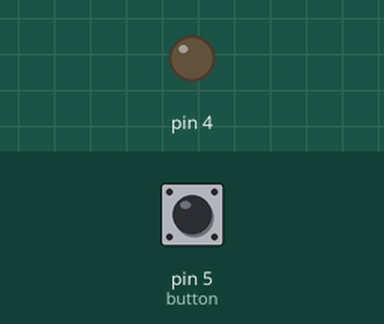
Recording of a sketch running on a simulated Arduino Uno, built with avr-gcc and run on an emulated ATmega328P. Parts: output pins drawn as LEDs (lit = HIGH). Inputs (shaded band) come from the test bench; at power-on: pin 5 (button) HIGH.

Above: at 1.2 s.
1.3 s: pin 5 (button) pulled LOW for 0.15 s
At 1.9 s:
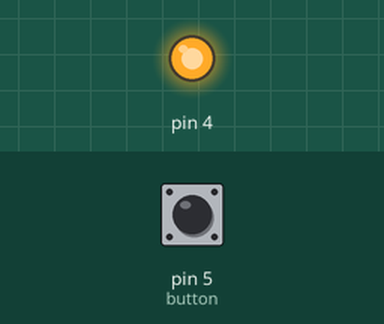
2.9 s: pin 5 (button) pulled LOW for 1 s
At 4.3 s:
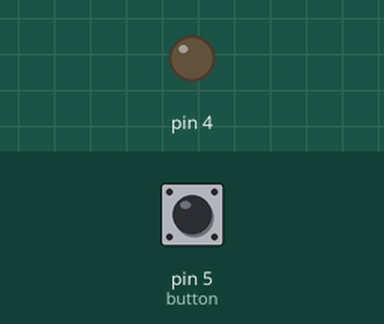
5.4 s: pin 5 (button) pulled LOW for 3.2 s
At 6.2 s:
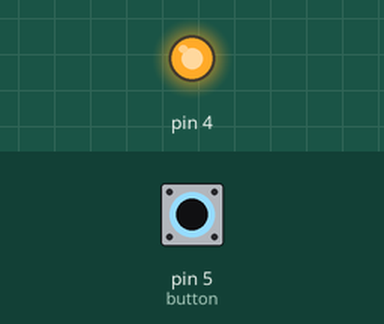
Timing chart, 0 to 8.4 s (numbered marks = the images above; inputs shaded):
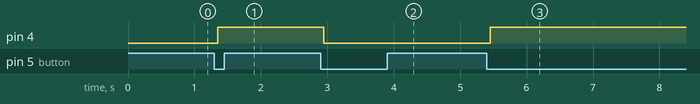

Measured:
- after the input at 1.3 s, pin 4: LOW → HIGH after 0.05 s
- after the input at 2.9 s, pin 4: HIGH → LOW after 0.05 s
- after the input at 5.4 s, pin 4: LOW → HIGH after 0.05 s

The sketch:

l28_classes.ino
```cpp
class Button {                            // кнопка с подавлением дребезга (урок 3)
 public:
  explicit Button(int pin) : pin_(pin) {}

  void begin() {
    pinMode(pin_, INPUT_PULLUP);
    stable_ = last_ = digitalRead(pin_);
  }

  bool pressed() {                        // true ровно один раз на нажатие
    bool r = digitalRead(pin_);
    if (r != last_) { last_ = r; changed_ = millis(); }
    if (millis() - changed_ > 50 && r != stable_) {
      stable_ = r;
      return stable_ == LOW;
    }
    return false;
  }

 private:                                 // снаружи эти переменные недоступны
  int pin_;
  bool stable_ = HIGH;
  bool last_ = HIGH;
  uint32_t changed_ = 0;
};

class Led {
 public:
  explicit Led(int pin) : pin_(pin) {}
  void begin() { pinMode(pin_, OUTPUT); }
  void set(bool on) { on_ = on; digitalWrite(pin_, on_); }
  void toggle() { set(!on_); }

 private:
  int pin_;
  bool on_ = false;
};

Button button(5);                         // два объекта -- и никаких глобальных флагов
Led led(4);

void setup() {
  button.begin();
  led.begin();
}

void loop() {
  if (button.pressed()) led.toggle();
}
```
